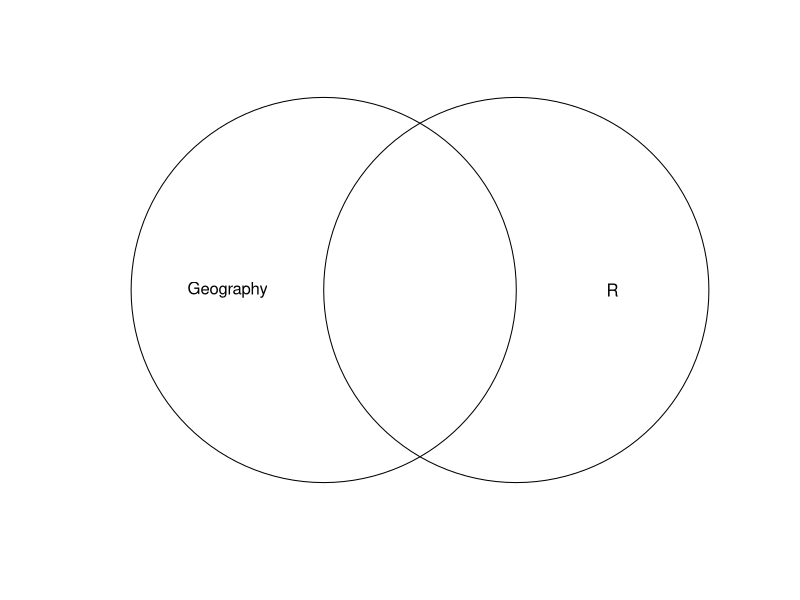

The R source for this figure:
library(sf)
p = st_sfc(st_point(c(0, 1)), st_point(c(1, 1)))
b = st_buffer(p, dist = 1)
plot(b)
text(x = c(-0.5, 1.5), y = 1, labels = c("Geography", "R"))
